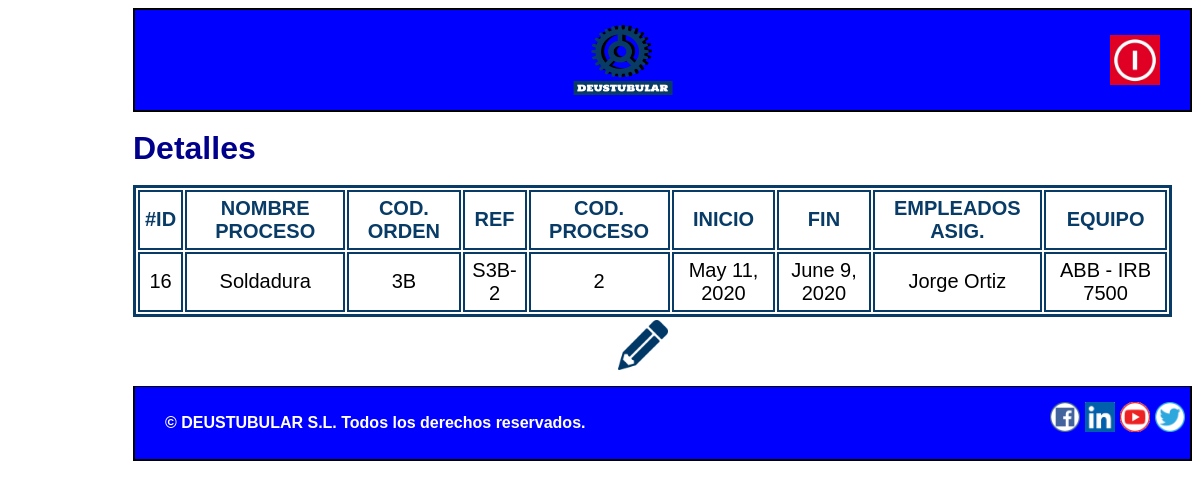
The page /appGestion_de_la_produccion/operario/proceso/16 on the database as committed earlier.
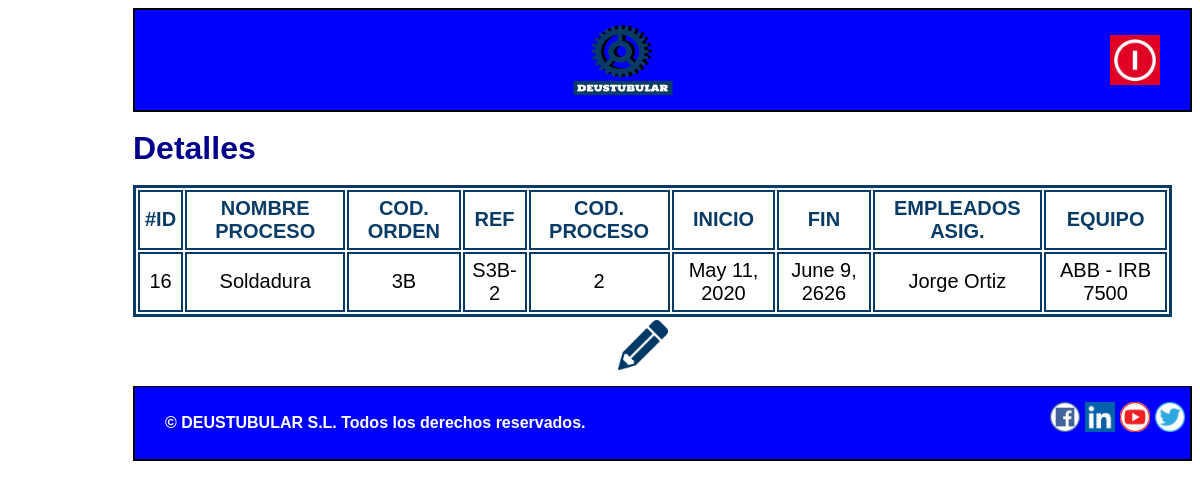
The same page on the database as committed later.
### appGestion_de_la_produccion/models.py (models this page shows, shortened)
class Proceso(models.Model):
    empleados_asignados = models.ManyToManyField(Empleado)
    equipo=models.ForeignKey(Equipo, on_delete=models.SET_NULL, null=True)
    codigo_orden = models.CharField(max_length=10)
    codigo_proceso = models.IntegerField()
    nombre_proceso = models.CharField(max_length=50)
    referencia = models.CharField(max_length=10)
    inicio = models.DateField()
    fin = models.DateField()

class Equipo(models.Model):
    modelo = models.CharField(max_length=25)
    marca = models.CharField(max_length=25)
    categoria = models.CharField(max_length=50)
    fecha_adquisicion = models.DateField()
    fecha_instalacion = models.DateField()

### appGestion_de_la_produccion/views.py (the view)
# urls.py: path('operario/proceso/<int:proceso_id>', views.detalle_procesooperario, name="detalleprocesooperario"),
def detalle_procesooperario(request, proceso_id):
    proceso = Proceso.objects.get(pk=proceso_id)
    context = {"Datos": proceso}
    return render(request, "detalleprocesooperario.html", context)

### appGestion_de_la_produccion/templates/detalleprocesooperario.html (shortened to what this page needs)
{% extends "PlantillaOperario.html"%}
{% block contenido %}
<h1>Detalles</h1>
<table class="tabladetalles">
    <thead>
    <tr>
        <td>#ID</td>
        <td>NOMBRE PROCESO</td>
        <td>COD. ORDEN</td>
        <td>REF</td>
        <td>COD. PROCESO</td>
        <td>INICIO</td>
        <td>FIN</td>
        <td>EMPLEADOS ASIG.</td>
        <td>EQUIPO</td>
    </tr>
    </thead>
    <tr>
        <td>{{Datos.id}}</td>
        <td>{{Datos.nombre_proceso}}</td>
        <td>{{Datos.codigo_orden}}</td>
        <td>{{Datos.referencia}}</td>
        <td>{{Datos.codigo_proceso}}</td>
        <td>{{Datos.inicio}}</td>
        <td>{{Datos.fin}}</td>
        <td>{% for ea in Datos.empleados_asignados.all %}
            {{ea.nombre}} {{ea.apellido}} </br>
            {% endfor %}</td>
        <td>{{ Datos.equipo.marca }} - {{ Datos.equipo.modelo }}</td>
    </tr>
</table>
<form action="{%url 'updateprocesooperario' %}" method="POST">
    <input type="image" class="imagenmodificar" title="Modificar proceso de la lista"
        src="/static/Imagenes/editar.png" width="50" height="50" value="Update">
</form>
{% endblock %}

Rows that differ between the two databases and show on the page:
changed Proceso "Soldadura": fin "June 9, 2020" → "June 9, 2626"
